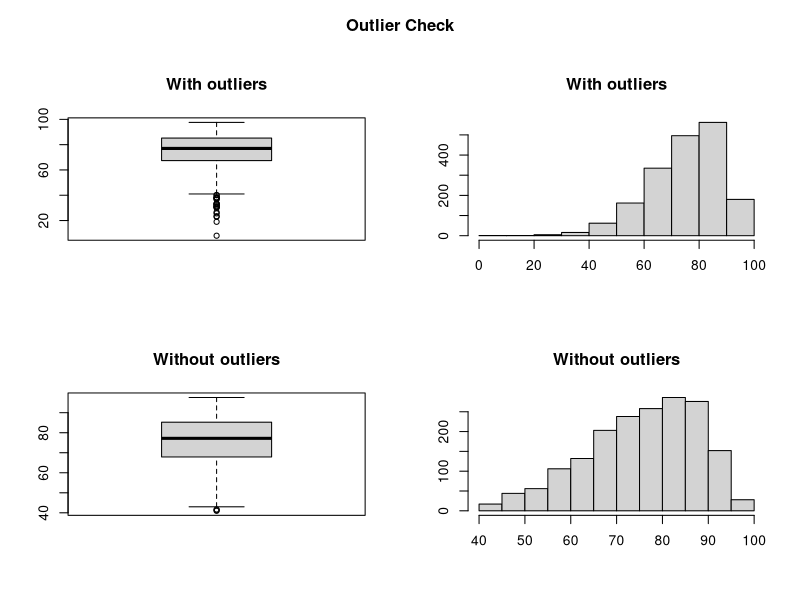
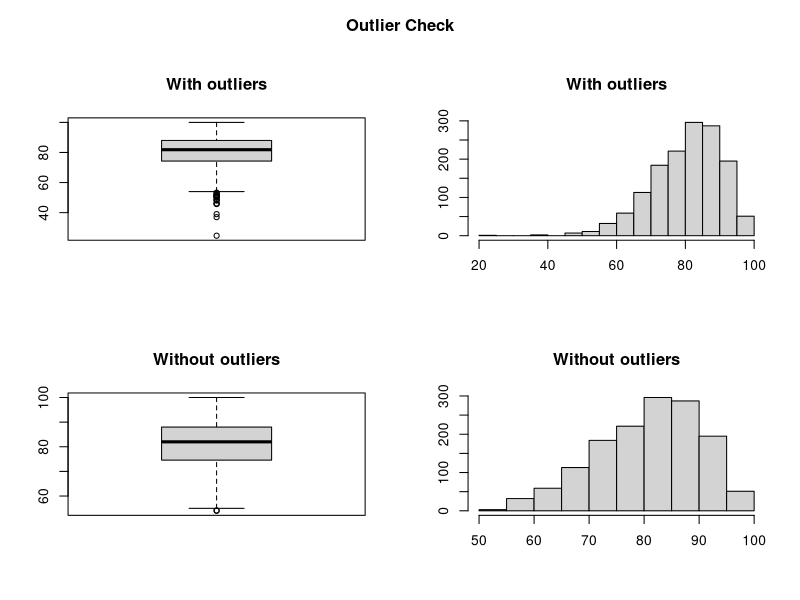

Here is the R script that generated these plots, in order: (Note: this script raises an error after producing the figures.)
####################
## Load Libraries ##
####################

library(ggplot2)
library(dplyr)
library(reshape2)

#####################
## Load Data Frame ##
#####################

setwd("~/GitHub/Feature-Engineering-Project/Viz Assignment")

df <- read.csv("Tidy_Data_fff_2014j_Dataset.csv")

##################################################
## Create Data Frame of only CMA and TMA Scores ##
##################################################

df1 <- subset(df, select = c(X, TMA, CMA))
df3 <- df1

##############################
## Plot and Remove Outliers ##
##############################

outlierTMA <- function(df3, var) {
  TMA <- eval(substitute(var),eval(df3))
  na1 <- sum(is.na(TMA))
  m1 <- mean(TMA, na.rm = T)
  par(mfrow=c(2, 2), oma=c(0,0,3,0))
  boxplot(TMA, main="With outliers")
  hist(TMA, main="With outliers", xlab=NA, ylab=NA)
  outlier <- boxplot.stats(TMA)$out
  mo <- mean(outlier)
  TMA <- ifelse(TMA %in% outlier, NA, TMA)
  boxplot(TMA, main="Without outliers")
  hist(TMA, main="Without outliers", xlab=NA, ylab=NA)
  title("Outlier Check", outer=TRUE)
  na2 <- sum(is.na(TMA))
  cat("Outliers identified:", na2 - na1, "n")
  cat("Propotion (%) of outliers:", round((na2 - na1) / sum(!is.na(TMA))*100, 1), "n")
  cat("Mean of the outliers:", round(mo, 2), "n")
  m2 <- mean(TMA, na.rm = T)
  cat("Mean without removing outliers:", round(m1, 2), "n")
  cat("Mean if we remove outliers:", round(m2, 2), "n")
  response <- readline(prompt="Do you want to remove outliers and to replace with NA? [yes/no]: ")
  if(response == "y" | response == "yes"){
    df3[as.character(substitute(var))] <- invisible(TMA)
    assign(as.character(as.list(match.call())$df3), df3, envir = .GlobalEnv)
    cat("Outliers successfully removed", "n")
    return(invisible(df3))
  } else{
    cat("Nothing changed", "n")
    return(invisible(TMA))
  }
}

outlierCMA <- function(df3, var) {
  CMA <- eval(substitute(var),eval(df3))
  na1 <- sum(is.na(CMA))
  m1 <- mean(CMA, na.rm = T)
  par(mfrow=c(2, 2), oma=c(0,0,3,0))
  boxplot(CMA, main="With outliers")
  hist(CMA, main="With outliers", xlab=NA, ylab=NA)
  outlier <- boxplot.stats(CMA)$out
  mo <- mean(outlier)
  CMA <- ifelse(CMA %in% outlier, NA, CMA)
  boxplot(CMA, main="Without outliers")
  hist(CMA, main="Without outliers", xlab=NA, ylab=NA)
  title("Outlier Check", outer=TRUE)
  na2 <- sum(is.na(CMA))
  cat("Outliers identified:", na2 - na1, "n")
  cat("Propotion (%) of outliers:", round((na2 - na1) / sum(!is.na(CMA))*100, 1), "n")
  cat("Mean of the outliers:", round(mo, 2), "n")
  m2 <- mean(CMA, na.rm = T)
  cat("Mean without removing outliers:", round(m1, 2), "n")
  cat("Mean if we remove outliers:", round(m2, 2), "n")
  response <- readline(prompt="Do you want to remove outliers and to replace with NA? [yes/no]: ")
  if(response == "y" | response == "yes"){
    df3[as.character(substitute(var))] <- invisible(CMA)
    assign(as.character(as.list(match.call())$df3), df3, envir = .GlobalEnv)
    cat("Outliers successfully removed", "n")
    return(invisible(df3))
  } else{
    cat("Nothing changed", "n")
    return(invisible(CMA))
  }
}

outlierTMA(df3, TMA)
outlierCMA(df3, CMA)
y

########################################
## Plot average scores on assessments ##
########################################

tma_only_no_outliers <- ggplot(df3, aes(X,TMA)) + geom_point() + geom_smooth(fill="blue", colour="darkblue", size=1) + ggtitle("Tutor Measured Assessments - No Outliers") + labs(x="Student ID", y="Score")

cma_only_no_outliers <- ggplot(df3, aes(X,CMA)) + geom_point() + geom_smooth(fill="red", colour="red", size=1) + ggtitle("Computer Measured Assessments - No Outliers") + labs(x="Student ID", y="Score")

